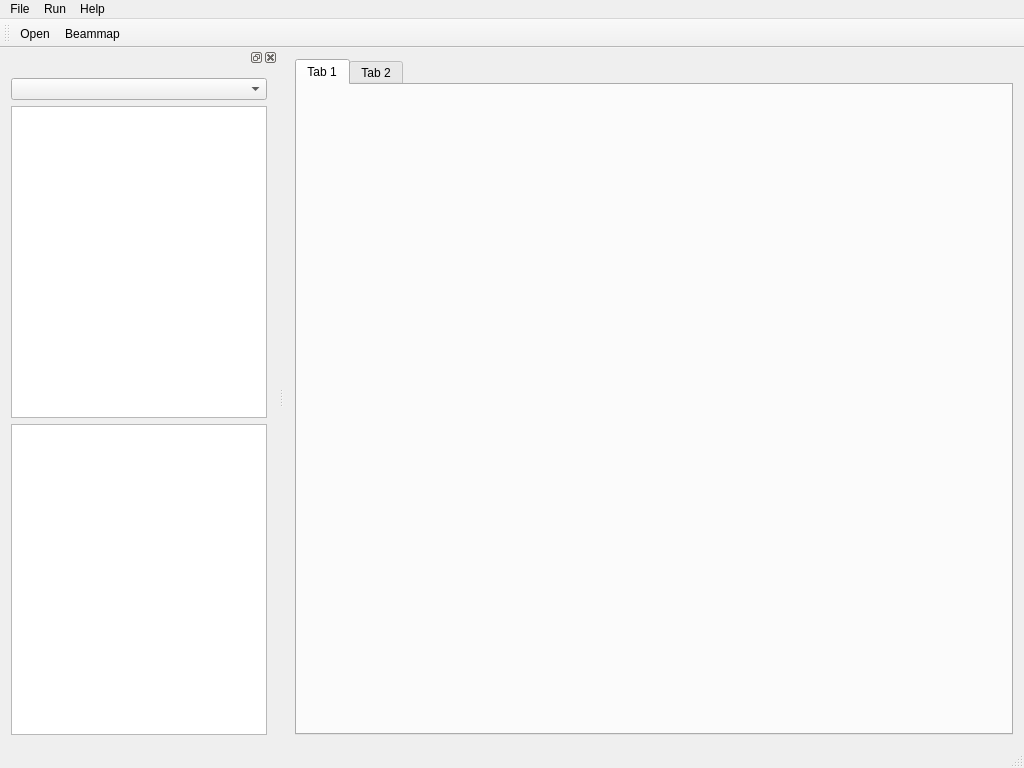
<?xml version="1.0" encoding="UTF-8"?>
<ui version="4.0">
 <class>MainWindow</class>
 <widget class="QMainWindow" name="MainWindow">
  <property name="geometry">
   <rect>
    <x>0</x>
    <y>0</y>
    <width>1024</width>
    <height>768</height>
   </rect>
  </property>
  <property name="windowTitle">
   <string>MainWindow</string>
  </property>
  <widget class="QWidget" name="centralWidget">
   <layout class="QVBoxLayout" name="verticalLayout_2">
    <item>
     <widget class="QTabWidget" name="tabWidget">
      <property name="currentIndex">
       <number>0</number>
      </property>
      <widget class="QWidget" name="tab">
       <attribute name="title">
        <string>Tab 1</string>
       </attribute>
       <layout class="QVBoxLayout" name="verticalLayout_3">
        <item>
         <widget class="QCustomPlot" name="canvas" native="true"/>
        </item>
       </layout>
      </widget>
      <widget class="QWidget" name="tab_2">
       <attribute name="title">
        <string>Tab 2</string>
       </attribute>
      </widget>
     </widget>
    </item>
   </layout>
  </widget>
  <widget class="QMenuBar" name="menuBar">
   <property name="geometry">
    <rect>
     <x>0</x>
     <y>0</y>
     <width>1024</width>
     <height>22</height>
    </rect>
   </property>
   <widget class="QMenu" name="menuFile">
    <property name="title">
     <string>File</string>
    </property>
    <addaction name="actionOpen"/>
   </widget>
   <widget class="QMenu" name="menuHelp">
    <property name="title">
     <string>Help</string>
    </property>
   </widget>
   <widget class="QMenu" name="menuRun">
    <property name="title">
     <string>Run</string>
    </property>
    <addaction name="actionBeammap"/>
   </widget>
   <addaction name="menuFile"/>
   <addaction name="menuRun"/>
   <addaction name="menuHelp"/>
  </widget>
  <widget class="QToolBar" name="mainToolBar">
   <attribute name="toolBarArea">
    <enum>TopToolBarArea</enum>
   </attribute>
   <attribute name="toolBarBreak">
    <bool>false</bool>
   </attribute>
   <addaction name="actionOpen"/>
   <addaction name="actionBeammap"/>
  </widget>
  <widget class="QStatusBar" name="statusBar"/>
  <widget class="QDockWidget" name="dockWidget">
   <attribute name="dockWidgetArea">
    <number>1</number>
   </attribute>
   <widget class="QWidget" name="dockWidgetContents">
    <layout class="QVBoxLayout" name="verticalLayout">
     <item>
      <widget class="QComboBox" name="obsComboBox"/>
     </item>
     <item>
      <widget class="QTreeView" name="obsTreeView">
       <property name="alternatingRowColors">
        <bool>true</bool>
       </property>
      </widget>
     </item>
     <item>
      <widget class="QTreeView" name="apXmlTreeView">
       <property name="alternatingRowColors">
        <bool>true</bool>
       </property>
       <property name="indentation">
        <number>10</number>
       </property>
      </widget>
     </item>
    </layout>
   </widget>
  </widget>
  <action name="actionOpen">
   <property name="text">
    <string>Open...</string>
   </property>
  </action>
  <action name="actionBeammap">
   <property name="text">
    <string>Beammap</string>
   </property>
  </action>
 </widget>
 <layoutdefault spacing="6" margin="11"/>
 <customwidgets>
  <customwidget>
   <class>QCustomPlot</class>
   <extends>QWidget</extends>
   <header>qcustomplot/qcustomplot.h</header>
   <container>1</container>
   <slots>
    <signal>mouseMove(QMouseEvent*)</signal>
   </slots>
  </customwidget>
 </customwidgets>
 <resources/>
 <connections>
  <connection>
   <sender>actionOpen</sender>
   <signal>triggered()</signal>
   <receiver>MainWindow</receiver>
   <slot>openApXml()</slot>
   <hints>
    <hint type="sourcelabel">
     <x>-1</x>
     <y>-1</y>
    </hint>
    <hint type="destinationlabel">
     <x>199</x>
     <y>149</y>
    </hint>
   </hints>
  </connection>
  <connection>
   <sender>actionBeammap</sender>
   <signal>triggered()</signal>
   <receiver>MainWindow</receiver>
   <slot>runBeammap()</slot>
   <hints>
    <hint type="sourcelabel">
     <x>-1</x>
     <y>-1</y>
    </hint>
    <hint type="destinationlabel">
     <x>199</x>
     <y>149</y>
    </hint>
   </hints>
  </connection>
  <connection>
   <sender>MainWindow</sender>
   <signal>observationInitialized(bool)</signal>
   <receiver>actionBeammap</receiver>
   <slot>setEnabled(bool)</slot>
   <hints>
    <hint type="sourcelabel">
     <x>511</x>
     <y>383</y>
    </hint>
    <hint type="destinationlabel">
     <x>-1</x>
     <y>-1</y>
    </hint>
   </hints>
  </connection>
  <connection>
   <sender>obsComboBox</sender>
   <signal>currentIndexChanged(int)</signal>
   <receiver>MainWindow</receiver>
   <slot>setObsId(int)</slot>
   <hints>
    <hint type="sourcelabel">
     <x>139</x>
     <y>93</y>
    </hint>
    <hint type="destinationlabel">
     <x>511</x>
     <y>383</y>
    </hint>
   </hints>
  </connection>
 </connections>
 <slots>
  <signal>observationInitialized(bool)</signal>
  <slot>openApXml()</slot>
  <slot>runBeammap()</slot>
  <slot>setObsId(int)</slot>
  <slot>showStatus(QMouseEvent*)</slot>
 </slots>
</ui>
